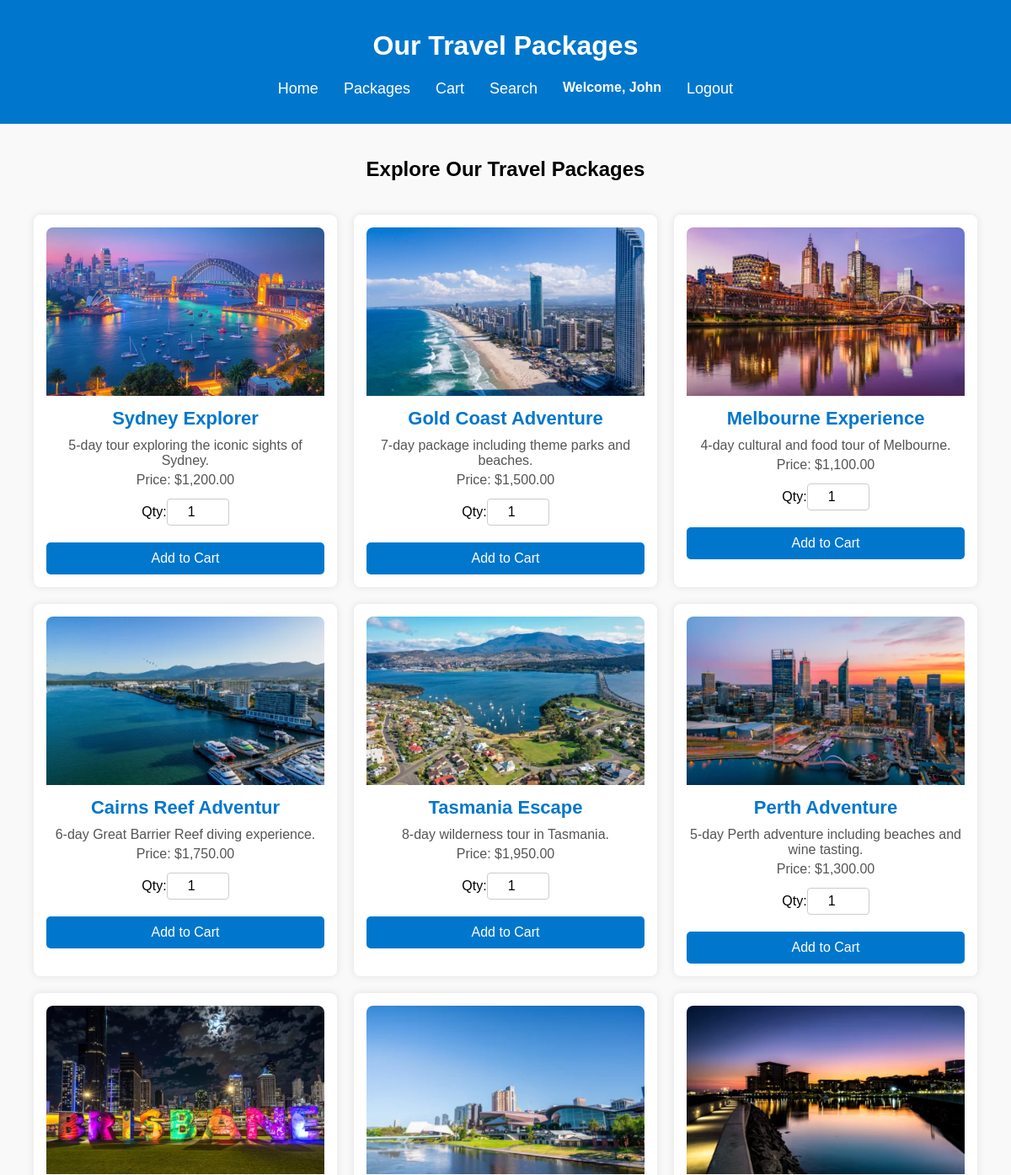
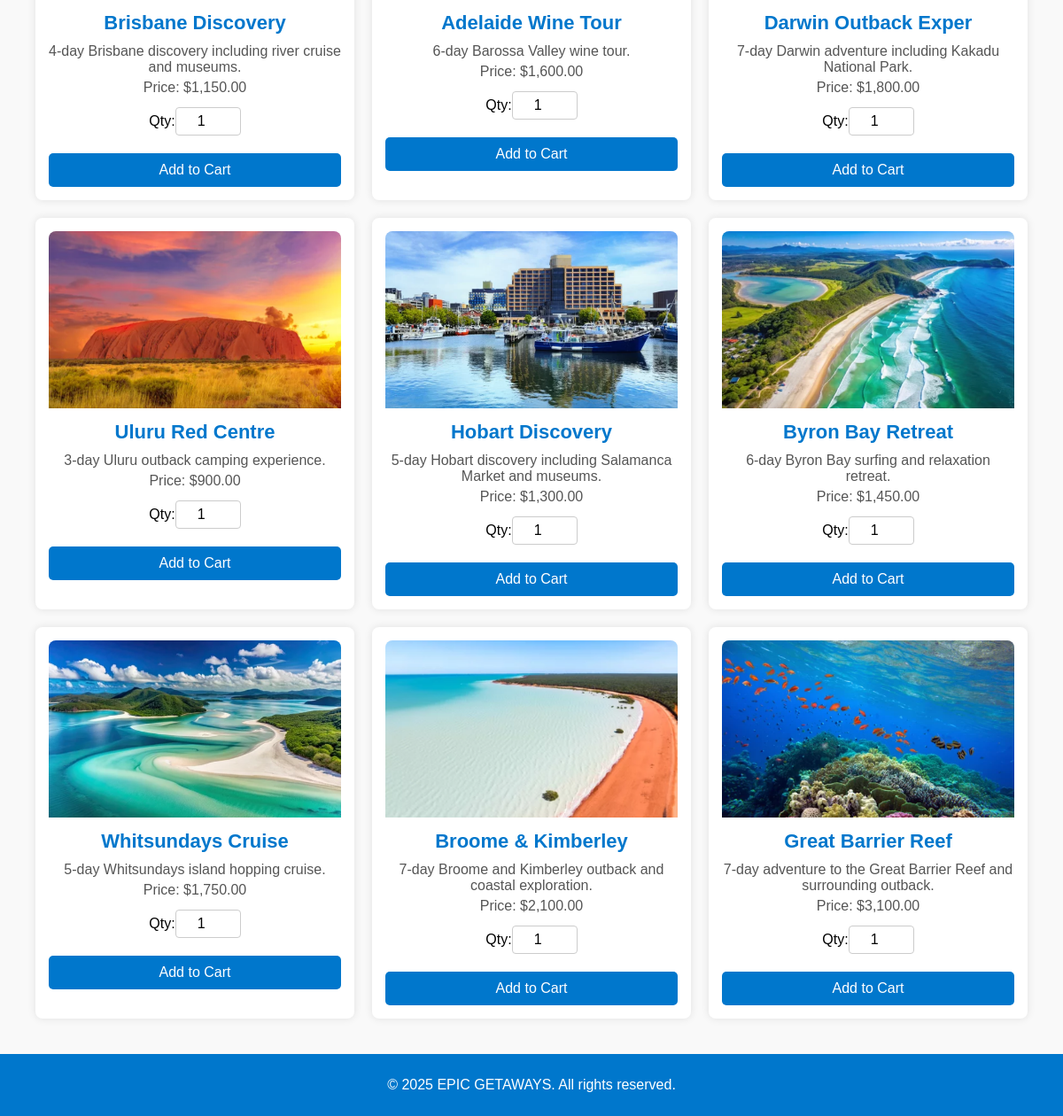
The app's page /packages.php (signed in) with its own data (2 pictures, top to bottom).
### tables this page shows
create table if not exists package(
    package_id int AUTO_INCREMENT NOT NULL,
    package_name varchar(20) not null,
    package_desc TEXT NOT NULL,
    price DECIMAL(10,2) NOT NULL,
    image_name VARCHAR(50) NOT NULL,
    primary key(package_id)
);

### packages.php (the view, shortened to what this page needs)
<?php
include_once('conn_getawaysdb.php');
$query = "SELECT package_id, package_name, package_desc, price, image_name FROM package";
$stmt = $mysqli->prepare($query);
$stmt->execute();
$result = $stmt->get_result();
?>
<!DOCTYPE html>
<html lang="en">
<head>
    <link rel="stylesheet" href="styles.css">
</head>
<body>
    <header>
        <h1>Our Travel Packages</h1>
        <nav>
            <ul>
                <li><a href="index.php">Home</a></li>
                <li><a href="packages.php">Packages</a></li>
                <li><a href="view_Cart.php">Cart</a></li>
                <li><a href="search_packages.php">Search</a></li>
                <?php
                if (isset($_SESSION['first_name'])) {
                    echo "<li><b>Welcome, " . htmlspecialchars($_SESSION['first_name']) . "</b></li>";
                    echo "<li><a href='logout.php'>Logout</a></li>";
                } else {
                    echo "<li><a href='register.html'>Register</a></li>";
                    echo "<li><a href='login.html'>Login</a></li>";
                }
                ?>
            </ul>
        </nav>
    </header>
    <main>
        <h2>Explore Our Travel Packages</h2>
        <div class="packages-grid">
        <?php
        while ($row = $result->fetch_assoc()) {
            $package_name = $row['package_name'];
            $package_desc = $row['package_desc'];
            $price = $row['price'];
            $image_name = $row['image_name'];
            echo "<div class='package'>";
            echo "<form action='add_to_cart.php' method='POST'>";
            echo "<img src='images/$image_name' alt='$package_name'>";
            echo "<h3>$package_name</h3>";
            echo "<p>$package_desc</p>";
            echo "<p>Price: $" . number_format($price, 2) . "</p>";
            echo "<label for='qty'>Qty:</label>";
            echo "<input type='number' name='qty' value='1' min='1' class='qty-input'>";
            echo "<input type='submit' value='Add to Cart' class='add-to-cart'>";
            echo "</form>";
            echo "</div>";
        }
        ?>
        </div>
    </main>
    <footer>
        <p>&copy; 2025 EPIC GETAWAYS. All rights reserved.</p>
    </footer>
</body>
</html>

### styles.css (style rules this page uses)
body { font-family: 'Poppins', sans-serif; margin: 0; padding: 0; background-color: #f9f9f9; }
header { background-color: #0077cc; color: white; padding: 15px 0; text-align: center; }
nav ul { list-style: none; padding: 0; display: flex; justify-content: center; }
nav ul li { margin: 0 15px; }
nav ul li a { color: white; text-decoration: none; font-size: 18px; }
main { padding: 20px; text-align: center; }
footer { background-color: #0077cc; color: white; text-align: center; padding: 10px 0; position: relative; width: 100%; }
.packages-grid { display: grid; grid-template-columns: repeat(auto-fit, minmax(300px, 1fr)); gap: 20px; padding: 20px; justify-content: center; }
.package { background: white; padding: 15px; border-radius: 8px; box-shadow: 0 0 10px rgba(0, 0, 0, 0.1); text-align: center; transition: transform 0.3s ease-in-out; }
.package img { width: 100%; height: 200px; object-fit: cover; border-radius: 8px 8px 0 0; }
.package h3 { margin: 10px 0; font-size: 22px; color: #0077cc; }
.package p { margin: 5px 0; font-size: 16px; color: #555; }
.add-to-cart { display: block; width: 100%; padding: 10px; background-color: #0077cc; color: white; border: none; border-radius: 5px; font-size: 16px; cursor: pointer; transition: background-color 0.3s ease-in-out; margin-top: 10px; }
.qty-input { width: 60px; padding: 6px; margin-top: 8px; margin-bottom: 10px; font-size: 16px; text-align: center; border: 1px solid #ccc; border-radius: 4px; }

### records on screen
package: image_name (picture), package_name "Sydney Explorer", package_desc "5-day tour exploring the iconic sights of Sydney.", price "1,200.00"
package: image_name (picture), package_name "Gold Coast Adventure", package_desc "7-day package including theme parks and beaches.", price "1,500.00"
package: image_name (picture), package_name "Melbourne Experience", package_desc "4-day cultural and food tour of Melbourne.", price "1,100.00"
package: image_name (picture), package_name "Cairns Reef Adventur", package_desc "6-day Great Barrier Reef diving experience.", price "1,750.00"
package: image_name (picture), package_name "Tasmania Escape", package_desc "8-day wilderness tour in Tasmania.", price "1,950.00"
package: image_name (picture), package_name "Perth Adventure", package_desc "5-day Perth adventure including beaches and wine tasting.", price "1,300.00"
package: image_name (picture), package_name "Brisbane Discovery", package_desc "4-day Brisbane discovery including river cruise and museums.", price "1,150.00"
package: image_name (picture), package_name "Adelaide Wine Tour", package_desc "6-day Barossa Valley wine tour.", price "1,600.00"
package: image_name (picture), package_name "Darwin Outback Exper", package_desc "7-day Darwin adventure including Kakadu National Park.", price "1,800.00"
package: image_name (picture), package_name "Uluru Red Centre", package_desc "3-day Uluru outback camping experience.", price "900.00"
package: image_name (picture), package_name "Hobart Discovery", package_desc "5-day Hobart discovery including Salamanca Market and museums.", price "1,300.00"
package: image_name (picture), package_name "Byron Bay Retreat", package_desc "6-day Byron Bay surfing and relaxation retreat.", price "1,450.00"
package: image_name (picture), package_name "Whitsundays Cruise", package_desc "5-day Whitsundays island hopping cruise.", price "1,750.00"
package: image_name (picture), package_name "Broome & Kimberley", package_desc "7-day Broome and Kimberley outback and coastal exploration.", price "2,100.00"
package: image_name (picture), package_name "Great Barrier Reef", package_desc "7-day adventure to the Great Barrier Reef and surrounding outback.", price "3,100.00"

### other values on screen
$_SESSION['first_name'] "John"
